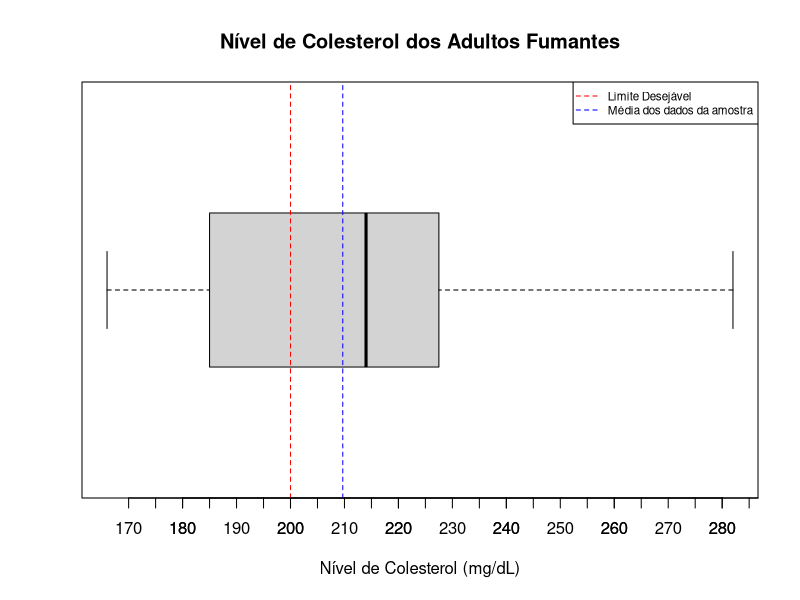

Here is the R script that generated this plot:
# Dados da amostra 1 - Nível de Colesterol dos Adultos Fumantes
amostra1 <- c(215, 190, 282, 186, 184, 231, 240, 230, 
              178, 219, 166, 199, 221, 176, 225, 213)
# Analisando a estatística dos dados da amostra 1
info1 <- summary(amostra1)
cat("\nEstatistica dos dados da amostra 1:\n")
print(info1)
# Desvio da amostra 1
desv_amostra1 <- sd(amostra1)
cat("\nDesvio da Amostra: ", desv_amostra1, "\n")
# Verificando o tamanho da amostra
tam_amostra1 <- length(amostra1)
cat("\nQtde. de elementos da amostra 1:", tam_amostra1, "\n\n")
# Teste t da amostra
cat("Resultado do Teste T da amostra 1:")
res_amostra1 <- t.test(amostra1, mu = 200, alternative = "less")
print(res_amostra1)
# Condição para o resultado
if (res_amostra1$p.value < 0.05) {
  cat("Resultado da Amostra 1: 
Rejeita-se a hipótese nula. O nível de colesterol é menor que 200 mg/dL.
A média dos elementos da amostra 1 é", sprintf("%.2f", mean(amostra1)))
} else {
  cat("Resultado da Amostra 1:
Não se rejeita a hipótese nula. 
Evidências insuficientes para afirmar que o nível de colesterol é menor que 200 mg/dL.
A média dos elementos da amostra 1 é ", sprintf("%.2f", mean(amostra1)))
}
# Representação gráfica da amostra 1
boxplot(amostra1, horizontal = TRUE, main = "Nível de Colesterol dos Adultos Fumantes", 
        xlab = "Nível de Colesterol (mg/dL)", col = "lightgrey", border = "black")
# Definindo o limite desejável e a média da amostra
abline(v = 200, col = "red", lty = 2)
media1 <- mean(amostra1, na.rm = TRUE)
abline(v = media1, col = "blue", lty = 2)
# Legenda do gráfico
legend("topright", legend = c("Limite Desejável", "Média dos dados da amostra"), 
       col = c("red", "blue"), lty = c(2, 2), pch = c(NA, NA), cex = 0.7)
# Intervalos e rótulos do eixo x
axis(1, at = seq(170, 300, by = 5), labels = seq(170, 300, by = 5))